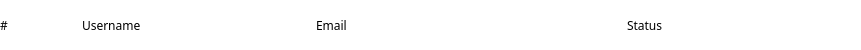
<?xml version="1.0" encoding="UTF-8"?>
<ui version="4.0">
 <class>UserItem</class>
 <widget class="QWidget" name="UserItem">
  <property name="geometry">
   <rect>
    <x>0</x>
    <y>0</y>
    <width>861</width>
    <height>50</height>
   </rect>
  </property>
  <property name="minimumSize">
   <size>
    <width>0</width>
    <height>50</height>
   </size>
  </property>
  <property name="windowTitle">
   <string>Form</string>
  </property>
  <property name="styleSheet">
   <string notr="true">background-color: #fff;
border-radius: 4px;
</string>
  </property>
  <widget class="QWidget" name="widget_2" native="true">
   <property name="geometry">
    <rect>
     <x>0</x>
     <y>0</y>
     <width>861</width>
     <height>50</height>
    </rect>
   </property>
   <property name="minimumSize">
    <size>
     <width>861</width>
     <height>50</height>
    </size>
   </property>
   <property name="maximumSize">
    <size>
     <width>861</width>
     <height>50</height>
    </size>
   </property>
   <layout class="QHBoxLayout" name="horizontalLayout_2">
    <item>
     <widget class="QLabel" name="idLabel">
      <property name="sizePolicy">
       <sizepolicy hsizetype="Preferred" vsizetype="Preferred">
        <horstretch>1</horstretch>
        <verstretch>0</verstretch>
       </sizepolicy>
      </property>
      <property name="font">
       <font>
        <family>Source Sans 3 Medium</family>
       </font>
      </property>
      <property name="text">
       <string>#</string>
      </property>
     </widget>
    </item>
    <item>
     <widget class="QLabel" name="nameLabel">
      <property name="sizePolicy">
       <sizepolicy hsizetype="Preferred" vsizetype="Preferred">
        <horstretch>3</horstretch>
        <verstretch>0</verstretch>
       </sizepolicy>
      </property>
      <property name="font">
       <font>
        <family>Source Sans 3</family>
       </font>
      </property>
      <property name="styleSheet">
       <string notr="true"/>
      </property>
      <property name="text">
       <string>Username</string>
      </property>
     </widget>
    </item>
    <item>
     <widget class="QLabel" name="emailLabel">
      <property name="sizePolicy">
       <sizepolicy hsizetype="Preferred" vsizetype="Preferred">
        <horstretch>4</horstretch>
        <verstretch>0</verstretch>
       </sizepolicy>
      </property>
      <property name="font">
       <font>
        <family>Source Sans 3 Medium</family>
       </font>
      </property>
      <property name="text">
       <string>Email</string>
      </property>
     </widget>
    </item>
    <item>
     <widget class="QLabel" name="statusLable">
      <property name="sizePolicy">
       <sizepolicy hsizetype="Preferred" vsizetype="Preferred">
        <horstretch>1</horstretch>
        <verstretch>0</verstretch>
       </sizepolicy>
      </property>
      <property name="font">
       <font>
        <family>Source Sans 3</family>
       </font>
      </property>
      <property name="text">
       <string>Status</string>
      </property>
     </widget>
    </item>
    <item>
     <widget class="QWidget" name="widget" native="true">
      <property name="sizePolicy">
       <sizepolicy hsizetype="Preferred" vsizetype="Preferred">
        <horstretch>2</horstretch>
        <verstretch>0</verstretch>
       </sizepolicy>
      </property>
      <layout class="QHBoxLayout" name="horizontalLayout">
       <property name="topMargin">
        <number>0</number>
       </property>
       <property name="bottomMargin">
        <number>0</number>
       </property>
       <item>
        <widget class="QPushButton" name="deleteButton">
         <property name="cursor">
          <cursorShape>PointingHandCursor</cursorShape>
         </property>
         <property name="text">
          <string/>
         </property>
         <property name="icon">
          <iconset resource="resource.qrc">
           <normaloff>:/img/img/delete.svg</normaloff>:/img/img/delete.svg</iconset>
         </property>
        </widget>
       </item>
       <item>
        <widget class="QPushButton" name="blockButton">
         <property name="cursor">
          <cursorShape>PointingHandCursor</cursorShape>
         </property>
         <property name="text">
          <string/>
         </property>
         <property name="icon">
          <iconset resource="resource.qrc">
           <normaloff>:/img/img/block.svg</normaloff>:/img/img/block.svg</iconset>
         </property>
        </widget>
       </item>
       <item>
        <widget class="QPushButton" name="unBlockButton">
         <property name="cursor">
          <cursorShape>PointingHandCursor</cursorShape>
         </property>
         <property name="text">
          <string/>
         </property>
         <property name="icon">
          <iconset resource="resource.qrc">
           <normaloff>:/img/img/unblock.svg</normaloff>:/img/img/unblock.svg</iconset>
         </property>
        </widget>
       </item>
      </layout>
     </widget>
    </item>
   </layout>
  </widget>
 </widget>
 <resources>
  <include location="resource.qrc"/>
 </resources>
 <connections/>
</ui>
